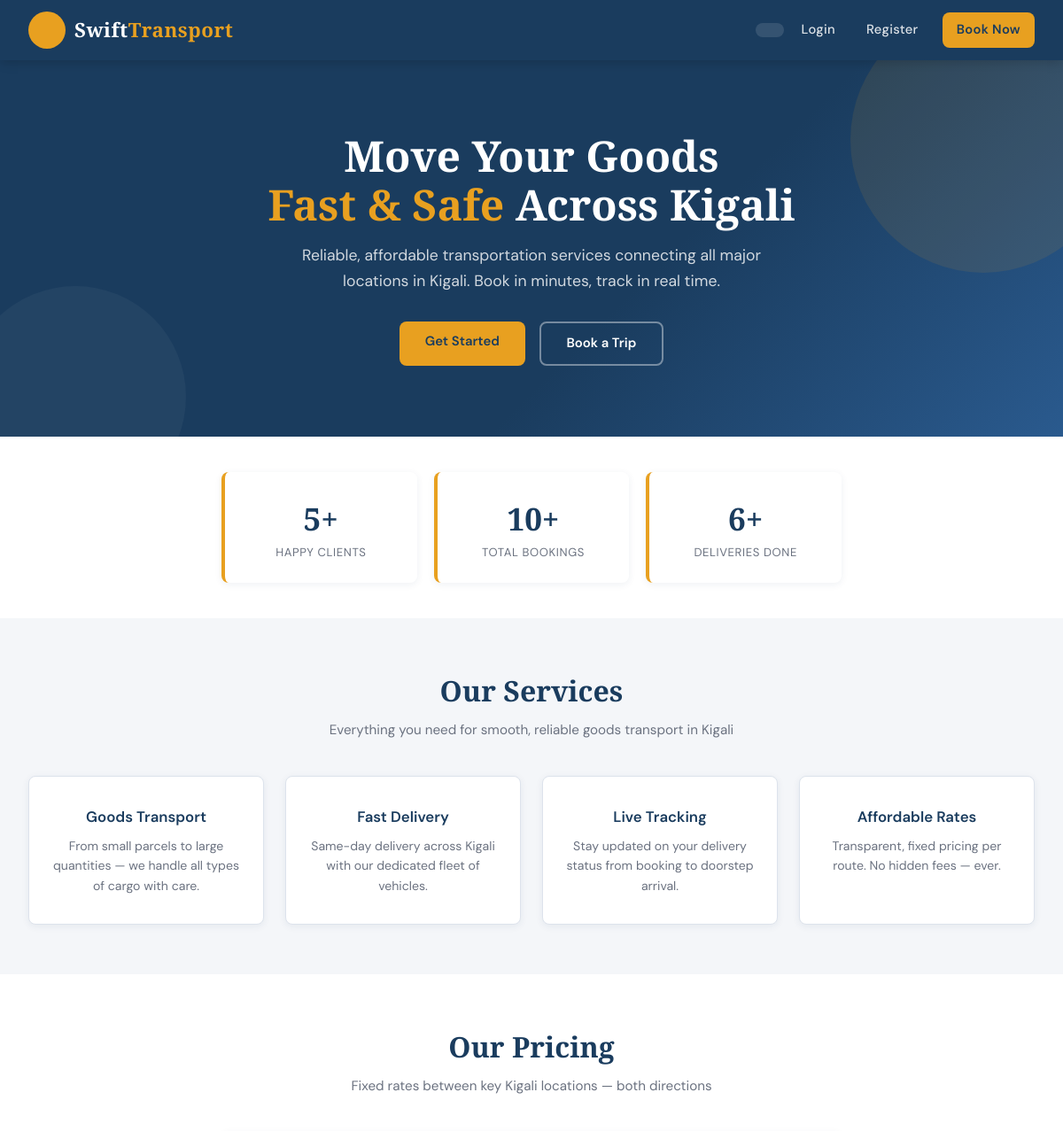
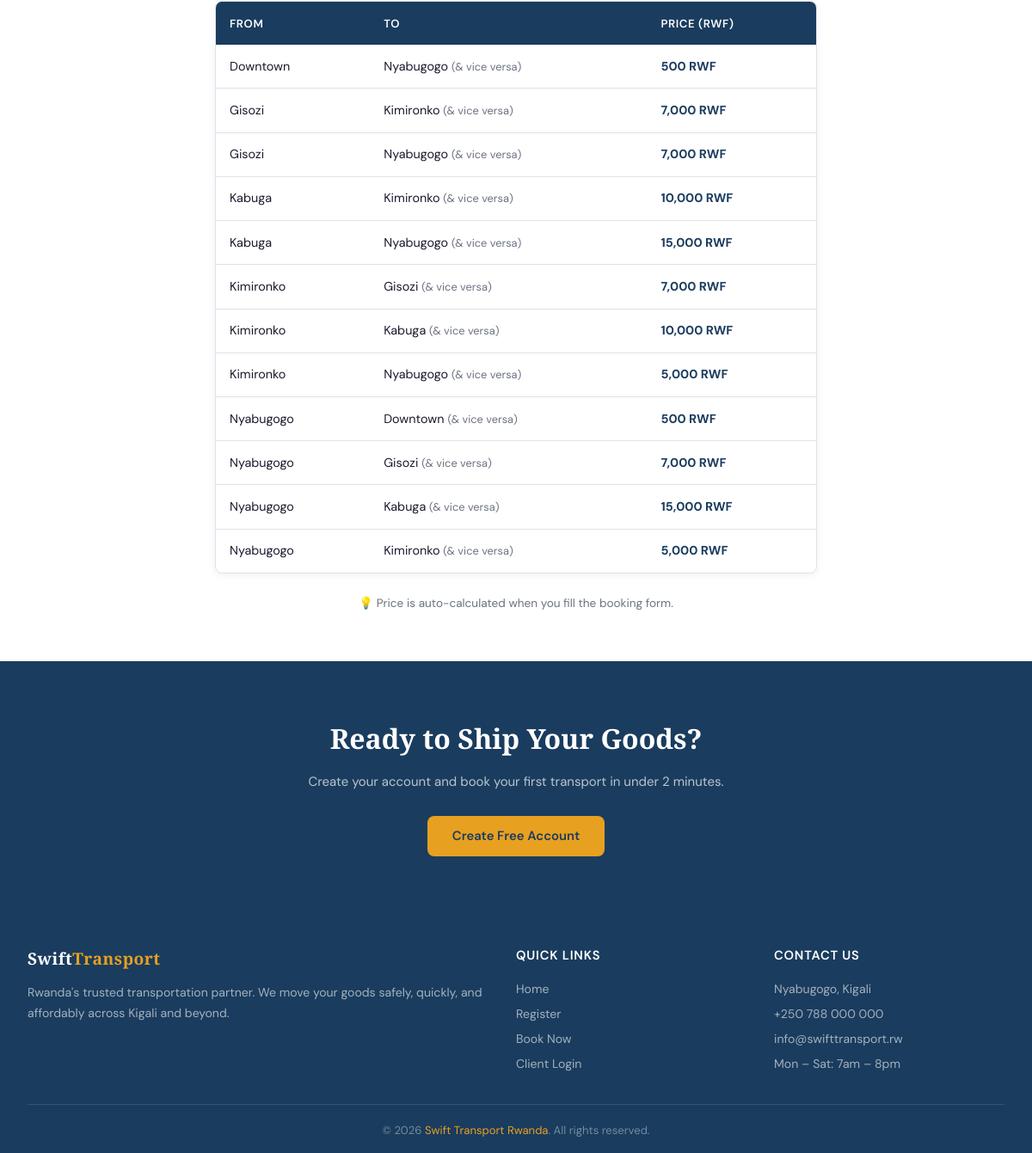
The page / on the database its author committed (2 pictures, top to bottom).
### tables this page shows
CREATE TABLE IF NOT EXISTS pricing (
    id INT AUTO_INCREMENT PRIMARY KEY,
    pickup_location_id INT NOT NULL,
    dropoff_location_id INT NOT NULL,
    price DECIMAL(10,2) NOT NULL,
    FOREIGN KEY (pickup_location_id) REFERENCES locations(id) ON DELETE CASCADE,
    FOREIGN KEY (dropoff_location_id) REFERENCES locations(id) ON DELETE CASCADE
);

CREATE TABLE IF NOT EXISTS locations (
    id INT AUTO_INCREMENT PRIMARY KEY,
    location_name VARCHAR(100) NOT NULL
);

### index.php (the view, shortened to what this page needs)
<?php
require_once 'config/db.php';
include 'includes/header.php';
?>
<div class="hero">
    <div class="hero-inner">
        <h1>Move Your Goods<br><span>Fast & Safe</span> Across Kigali</h1>
        <p>Reliable, affordable transportation services connecting all major locations in Kigali. Book in minutes, track in real time.</p>
        <div style="display:flex;gap:1rem;justify-content:center;flex-wrap:wrap;">
            <a href="client/register.php" class="btn btn-accent">Get Started</a>
            <a href="client/booking-form.php" class="btn btn-primary" style="border:2px solid rgba(255,255,255,0.4);background:transparent;">Book a Trip</a>
        </div>
    </div>
</div>
<div class="section" style="background:var(--white);padding:2.5rem 2rem;">
    <div style="max-width:1200px;margin:0 auto;">
        <div class="stat-grid" style="grid-template-columns:repeat(3,1fr);max-width:700px;margin:0 auto;">
            <div class="stat-box">
                <div class="stat-num">5+</div>
                <div class="stat-label">Happy Clients</div>
            </div>
            <div class="stat-box">
                <div class="stat-num">10+</div>
                <div class="stat-label">Total Bookings</div>
            </div>
            <div class="stat-box">
                <div class="stat-num">6+</div>
                <div class="stat-label">Deliveries Done</div>
            </div>
        </div>
    </div>
</div>
<div class="section">
    <h2 class="section-title">Our Services</h2>
    <p class="section-sub">Everything you need for smooth, reliable goods transport in Kigali</p>
    <div class="card-grid">
        <div class="card">
            <h3>Goods Transport</h3>
            <p>From small parcels to large quantities — we handle all types of cargo with care.</p>
        </div>
        <div class="card">
            <h3>Fast Delivery</h3>
            <p>Same-day delivery across Kigali with our dedicated fleet of vehicles.</p>
        </div>
        <div class="card">
            <h3>Live Tracking</h3>
            <p>Stay updated on your delivery status from booking to doorstep arrival.</p>
        </div>
        <div class="card">
            <h3>Affordable Rates</h3>
            <p>Transparent, fixed pricing per route. No hidden fees — ever.</p>
        </div>
    </div>
</div>
<?php
$stmt = $pdo->query("
    SELECT p.*, l1.location_name AS pickup, l2.location_name AS dropoff
    FROM pricing p
    JOIN locations l1 ON p.pickup_location_id = l1.id
    JOIN locations l2 ON p.dropoff_location_id = l2.id
    ORDER BY l1.location_name, l2.location_name
");
$pricing_list = $stmt->fetchAll();
?>
<div class="section" style="background:var(--white);">
    <h2 class="section-title">Our Pricing</h2>
    <p class="section-sub">Fixed rates between key Kigali locations — both directions</p>
    <div class="price-table">
        <div class="table-wrap">
            <table>
                <thead>
                    <tr>
                        <th>From</th>
                        <th>To</th>
                        <th>Price (RWF)</th>
                    </tr>
                </thead>
                <tbody>
                    <?php
                    if (!empty($pricing_list)) {
                        foreach ($pricing_list as $p) {
                            echo '<tr>';
                            echo '<td>' . htmlspecialchars($p['pickup']) . '</td>';
                            echo '<td>' . htmlspecialchars($p['dropoff']) . ' <span style="color:var(--text-muted);font-size:0.8rem;">(& vice versa)</span></td>';
                            echo '<td><strong style="color:var(--primary);">' . number_format($p['price']) . ' RWF</strong></td>';
                            echo '</tr>';
                        }
                    } else {
                        echo '<tr><td colspan="3" class="text-center text-muted">No pricing available yet.</td></tr>';
                    }
                    ?>
                </tbody>
            </table>
        </div>
        <p class="text-center text-muted mt-2" style="font-size:0.85rem;">💡 Price is auto-calculated when you fill the booking form.</p>
    </div>
</div>
<div style="background:var(--primary);padding:4rem 2rem;text-align:center;">
    <h2 style="font-family:'Playfair Display',serif;font-size:2rem;color:var(--white);margin-bottom:0.8rem;">Ready to Ship Your Goods?</h2>
    <p style="color:rgba(255,255,255,0.7);margin-bottom:1.8rem;">Create your account and book your first transport in under 2 minutes.</p>
    <a href="client/register.php" class="btn btn-accent">Create Free Account</a>
</div>
<?php include 'includes/footer.php'; ?>

### includes/header.php (shortened to what this page needs)
<?php
$current = basename($_SERVER['PHP_SELF']);
$is_client = isset($_SESSION['user_id']);
$is_admin  = isset($_SESSION['admin_id']);
?>
<!DOCTYPE html>
<html lang="en">
<head>
    <link rel="stylesheet" href="/onpoint/assets/css/style.css">
</head>
<body>
<header>
    <div class="header-inner">
        <a href="/onpoint/index.php" class="logo">
            <div class="logo-icon"></div>
            <div class="logo-text">Swift<span>Transport</span></div>
        </a>
        <nav>
            <?php if ($is_admin): ?>
                <a href="/onpoint/admin/dashboard.php">Dashboard</a>
                <a href="/onpoint/admin/manage-users.php">Users</a>
                <a href="/onpoint/admin/manage-bookings.php">Bookings</a>
                <a href="/onpoint/admin/manage-locations.php">Locations</a>
                <a href="/onpoint/admin/manage-pricing.php">Pricing</a>
                <a href="/onpoint/admin/manage-feedback.php">Feedback</a>
                <a href="/onpoint/admin/logout.php" class="btn-nav">Logout</a>
            <?php else: ?>
                <a href="/onpoint/index.php" <?= $current == 'index.php' ? 'class="active"' : '' ?>Home</a>
                <a href="/onpoint/client/login.php">Login</a>
                <a href="/onpoint/client/register.php">Register</a>
                <a href="/onpoint/client/booking-form.php" class="btn-nav">Book Now</a>
            <?php endif; ?>
        </nav>
    </div>
</header>

### includes/footer.php
    <footer>
        <div class="footer-inner">
            <div class="footer-grid">
                <div class="footer-brand">
                    <div class="logo-text">Swift<span style="color:var(--accent)">Transport</span></div>
                    <p>Rwanda's trusted transportation partner. We move your goods safely, quickly, and affordably across Kigali and beyond.</p>
                </div>
                <div class="footer-col">
                    <h4>Quick Links</h4>
                    <a href="index.php">Home</a>
                    <a href="client/register.php">Register</a>
                    <a href="client/booking-form.php">Book Now</a>
                    <a href="client/login.php">Client Login</a>
                </div>
                <div class="footer-col">
                    <h4>Contact Us</h4>
                    <a href="#">Nyabugogo, Kigali</a>
                    <a href="#">+250 788 000 000</a>
                    <a href="#">info@swifttransport.rw</a>
                    <a href="#">Mon – Sat: 7am – 8pm</a>
                </div>
            </div>
            <div class="footer-bottom">
                &copy; <?= date('Y') ?> <span>Swift Transport Rwanda</span>. All rights reserved.
            </div>
        </div>
    </footer>
</body>
</html>

### rows shown on the page
pricing: pickup_location.location_name "Downtown", dropoff_location.location_name "Nyabugogo", price "500"
pricing: pickup_location.location_name "Gisozi", dropoff_location.location_name "Kimironko", price "7,000"
pricing: pickup_location.location_name "Gisozi", dropoff_location.location_name "Nyabugogo", price "7,000"
pricing: pickup_location.location_name "Kabuga", dropoff_location.location_name "Kimironko", price "10,000"
pricing: pickup_location.location_name "Kabuga", dropoff_location.location_name "Nyabugogo", price "15,000"
pricing: pickup_location.location_name "Kimironko", dropoff_location.location_name "Gisozi", price "7,000"
pricing: pickup_location.location_name "Kimironko", dropoff_location.location_name "Kabuga", price "10,000"
pricing: pickup_location.location_name "Kimironko", dropoff_location.location_name "Nyabugogo", price "5,000"
pricing: pickup_location.location_name "Nyabugogo", dropoff_location.location_name "Downtown", price "500"
pricing: pickup_location.location_name "Nyabugogo", dropoff_location.location_name "Gisozi", price "7,000"
pricing: pickup_location.location_name "Nyabugogo", dropoff_location.location_name "Kabuga", price "15,000"
pricing: pickup_location.location_name "Nyabugogo", dropoff_location.location_name "Kimironko", price "5,000"
